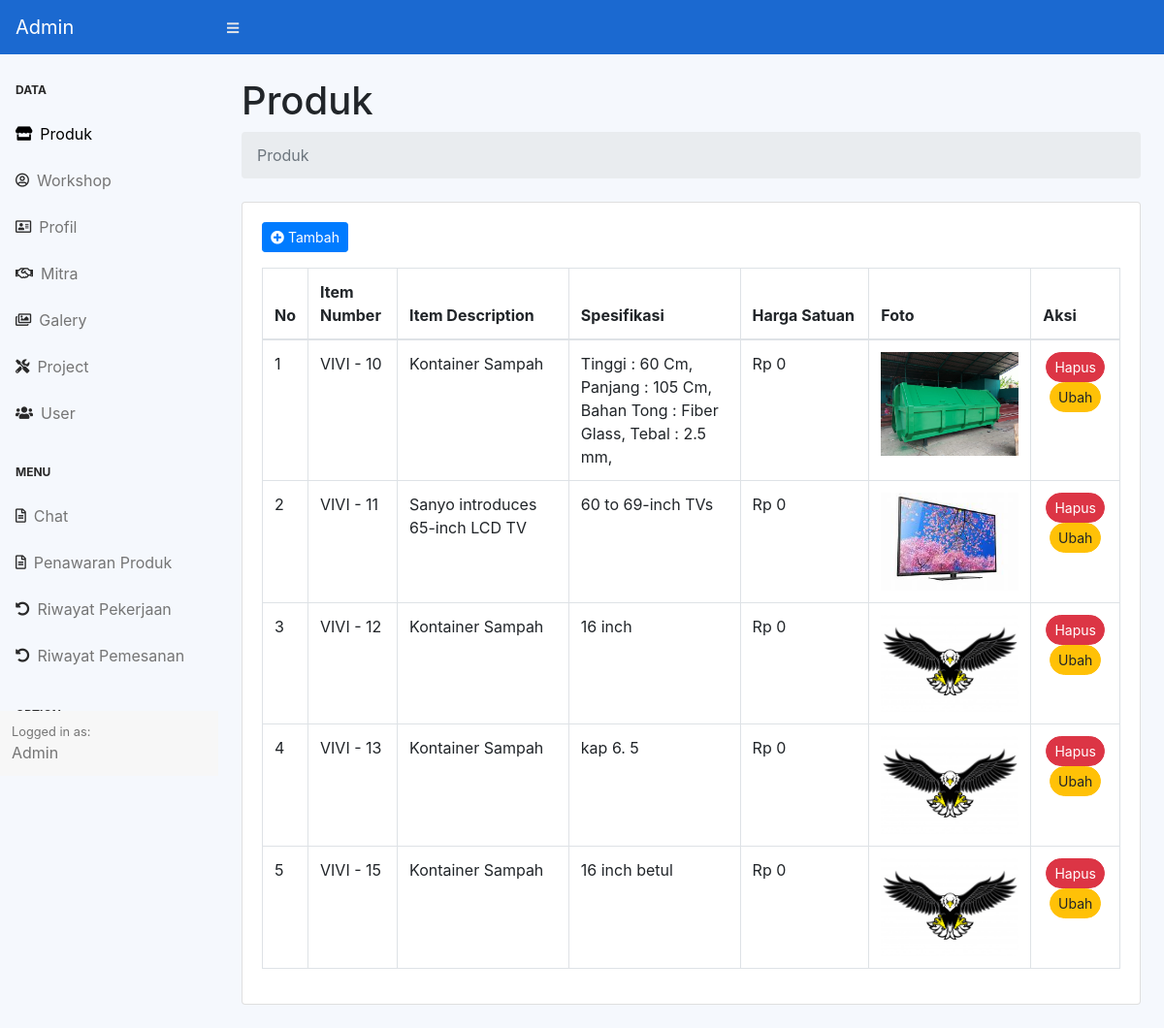
/admin/index.php?page=produk (signed in), run on an earlier commit of the app's database.
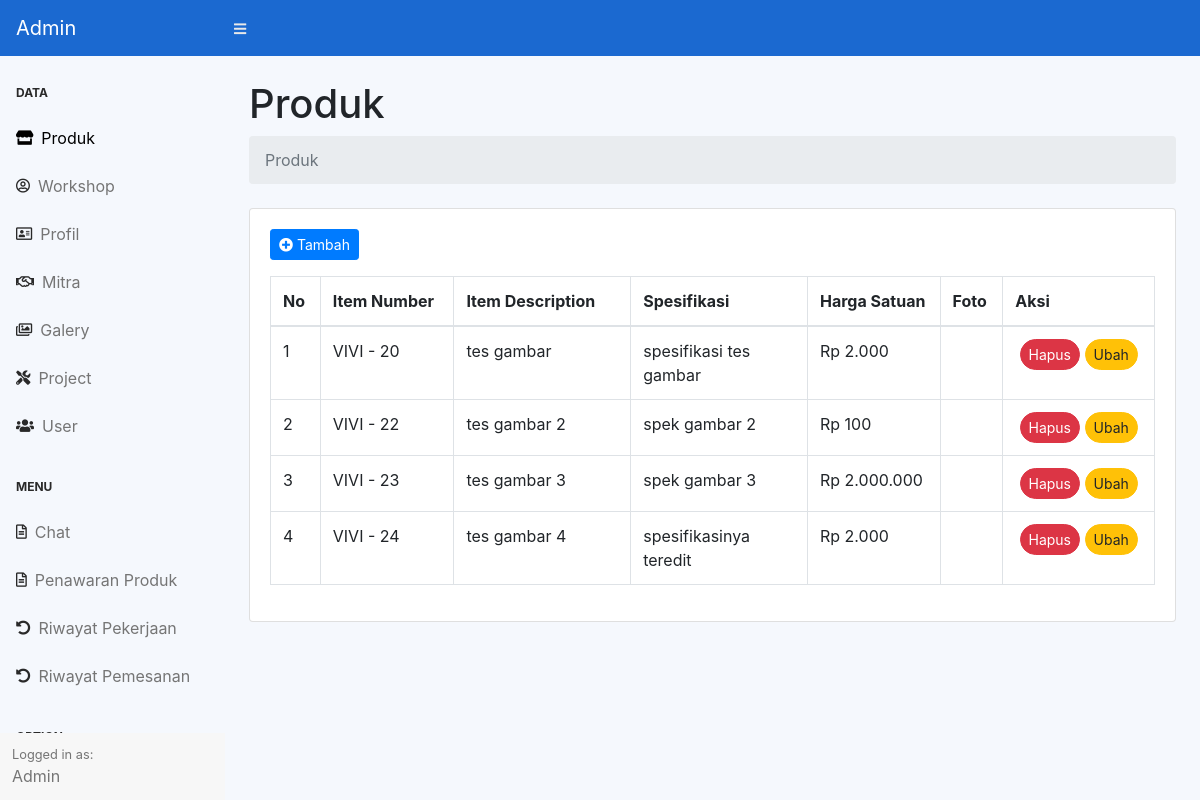
And on a later commit of the database.
### tables this page shows
CREATE TABLE `produk` (
  `id` int(11) NOT NULL,
  `item_desc` varchar(128) NOT NULL,
  `spesifikasi` varchar(255) NOT NULL,
  `foto` varchar(225) NOT NULL,
  `fotob` varchar(225) NOT NULL,
  `fotoc` varchar(225) NOT NULL,
  `fotod` varchar(225) NOT NULL,
  `harga` int(128) NOT NULL
);

### admin/Produk/index.php (the view, shortened to what this page needs)
<div class="container-fluid">
    <h1 class="mt-4">Produk </h1>
    <ol class="breadcrumb mb-4">
        <li class="breadcrumb-item active">Produk</li>
    </ol>
    <div class="card mb-4">
        <div class="card-body">
            <a href="?page=produk-add" class="btn btn-primary mb-3 btn-sm"> <i class="fas fa-plus-circle"></i> Tambah</a>
            <div class="table-responsive">
                <table class="table table-bordered" id="dataTable" width="100%" cellspacing="0">
                    <thead>
                        <tr>
                            <th>No</th>
                            <th>Item Number</th>
                            <th>Item Description</th>
                            <th>Spesifikasi</th>
                            <th>Harga Satuan</th>
                            <th>Foto</th>
                            <th>Aksi</th>
                        </tr>
                    </thead>
                    <tbody>
                        <?php $get = $koneksi->query("SELECT * FROM produk") ?>
                        <?php $no = 1;
                        while ($data = $get->fetch_assoc()) :
                        $harga = $data['harga'];
                        $resultharga = number_format($harga, 0, ',', '.'); ?>
                            <tr>
                                <td><?php echo $no ?></td>
                                <td>VIVI - <?= $data['id'] ?></td>
                                <td width="20%"><?= $data['item_desc'] ?></td>
                                <td width="20%"><?= $data['spesifikasi'] ?></td>
                                <td width="15%">Rp <?= $resultharga ?></td>
                                <td><img src="../assets/img/gambar-produk/<?= $data['foto'] ?>" alt="" class="img-fluid" width="300px"></td>
                                <td class="text-center">
                                    <a href="?page=produk-delete&id=<?= $data['id'] ?>" class="btn btn-danger btn-sm rounded-pill">Hapus</a>
                                    <a href="?page=produk-update&id=<?= $data['id'] ?>" class="btn btn-warning btn-sm rounded-pill">Ubah</a>
                                </td>
                            </tr>
                            <?php $no = $no + 1; ?>
                        <?php endwhile ?>
                    </tbody>
                </table>
            </div>
        </div>
    </div>
</div>

### admin/index.php (shortened to what this page needs)
<!DOCTYPE html>
<html lang="en">
<head>
    <link href="../assets/css/styles.css" rel="stylesheet" />
    <link rel="stylesheet" href="../assets/css/customview.css">
    <link href="https://cdn.datatables.net/1.10.20/css/dataTables.bootstrap4.min.css" rel="stylesheet" />
    <link rel="stylesheet" href="https://cdnjs.cloudflare.com/ajax/libs/font-awesome/5.14.0/css/all.min.css" />
    <link rel="stylesheet" type="text/css" href="../assets/css/stylechat.css">
    <?php include "../conf/koneksi.php"?>
</head>
<body class="sb-nav-fixed bg-grey">
    <nav class="sb-topnav navbar navbar-expand navbar-blue">
        <a class="navbar-brand" href="index.php">Admin</a><button class="btn btn-link btn-sm order-1 order-lg-0" id="sidebarToggle" href="#"><i class="fas fa-bars"></i></button>
    </nav>
    <div id="layoutSidenav">
        <div id="layoutSidenav_nav">
            <nav class="sb-sidenav accordion sb-sidenav-grey" id="sidenavAccordion">
                <div class="sb-sidenav-menu">
                    <div class="nav">
                        <div class="sb-sidenav-menu-heading">Data</div>
                        <a class="nav-link" href="?page=produk">
                            <div class="sb-nav-link-icon"><i class="fas fa-store"></i></div>
                            Produk
                        </a>
                        <a class="nav-link" href="?page=workshop">
                            <div class="sb-nav-link-icon"><i class="far fa-user-circle"></i></div>
                            Workshop
                        </a>
                        <a class="nav-link" href="?page=profil">
                            <div class="sb-nav-link-icon"><i class="far fa-address-card"></i></div>
                            Profil
                        </a>
                        <a class="nav-link" href="?page=mitra">
                            <div class="sb-nav-link-icon"><i class="far fa-handshake"></i></div>
                            Mitra
                        </a>
                        <a class="nav-link" href="?page=galeri">
                            <div class="sb-nav-link-icon"><i class="far fa-images"></i></div>
                            Galery
                        </a>
                        <a class="nav-link" href="?page=project">
                            <div class="sb-nav-link-icon"><i class="fas fa-tools"></i></div>
                            Project
                        </a>
                        <a class="nav-link" href="?page=user">
                            <div class="sb-nav-link-icon"><i class="fas fa-users"></i></div>
                            User
                        </a>
                        <div class="sb-sidenav-menu-heading">Menu</div>
                        <a class="nav-link" href="?page=chat">
                            <div class="sb-nav-link-icon"><i class="far fa-file-alt"></i></div>
                            Chat
                        </a>
                        <a class="nav-link" href="?page=produk-penawaran">
                            <div class="sb-nav-link-icon"><i class="far fa-file-alt"></i></div>
                            Penawaran Produk
                        </a>
                        <a class="nav-link" href="?page=riwayat-pekerjaan">
                            <div class="sb-nav-link-icon"><i class="fas fa-undo-alt"></i></div>
                            Riwayat Pekerjaan
                        </a>
                        <a class="nav-link" href="?page=riwayat-pemesanan">
                            <div class="sb-nav-link-icon"><i class="fas fa-undo-alt"></i></div>
                            Riwayat Pemesanan
                        </a>
                        <div class="sb-sidenav-menu-heading">Option</div>
                    </div>
                </div>
                <div class="sb-sidenav-footer">
                    <div class="small">Logged in as:</div>
                    Admin
                </div>
            </nav>
        </div>
        <div id="layoutSidenav_content">
            <?php
            if (isset($_GET['page'])) {
                switch ($_GET['page']) {
                    case 'produk':
                        include "Produk/index.php";
                        break;
                }
            } else {
                include "Produk-Penawaran/index.php";
            }
            ?>
        </div>
    </div>
</body>
</html>

### assets/css/customview.css (style rules this page uses)
.bg-grey { background-color: #f5f8fd !important; }
.navbar-blue { background-color: #1b69d0 !important; }
.navbar-blue .navbar-brand { color: #fff; }
.sb-sidenav-grey { background-color: #f5f8fd; color: #757575; }
.sb-sidenav-grey .sb-sidenav-menu .sb-sidenav-menu-heading { color: #292929; }
.sb-sidenav-grey .sb-sidenav-menu .nav-link { color: #757575; }
.sb-sidenav-grey .sb-sidenav-menu .nav-link .sb-nav-link-icon { color: #292929; }
.sb-sidenav-grey .sb-sidenav-menu .nav-link.active { color: #000000; }
.sb-sidenav-grey .sb-sidenav-menu .nav-link.active .sb-nav-link-icon { color: #000000; }
.sb-sidenav-grey .sb-sidenav-footer { background-color: #f7f7f7; }
.btn-link { font-weight: 400; color: #e9e9e9; text-decoration: none; }

### assets/css/stylechat.css (style rules this page uses)
img { display: block; width: 100%; }

What changed in the data, as far as the page shows it:
removed produk: id "10", item_desc "Kontainer Sampah", spesifikasi "Tinggi : 60 Cm, Panjang : 105 Cm, Bahan Tong : Fiber Glass, Tebal : 2.5 mm,", resultharga "0", foto (picture)
removed produk: id "11", item_desc "Sanyo introduces 65-inch LCD TV", spesifikasi "60 to 69-inch TVs", resultharga "0", foto (picture)
removed produk: id "12", item_desc "Kontainer Sampah", spesifikasi "16 inch", resultharga "0", foto (picture)
removed produk: id "13", item_desc "Kontainer Sampah", spesifikasi "kap 6. 5", resultharga "0", foto (picture)
removed produk: id "15", item_desc "Kontainer Sampah", spesifikasi "16 inch betul", resultharga "0", foto (picture)
added produk: id "20", item_desc "tes gambar", spesifikasi "spesifikasi tes gambar", harga "2.000"
added produk: id "22", item_desc "tes gambar 2", spesifikasi "spek gambar 2", harga "100"
added produk: id "23", item_desc "tes gambar 3", spesifikasi "spek gambar 3", harga "2.000.000"
added produk: id "24", item_desc "tes gambar 4", spesifikasi "spesifikasinya teredit", harga "2.000"
